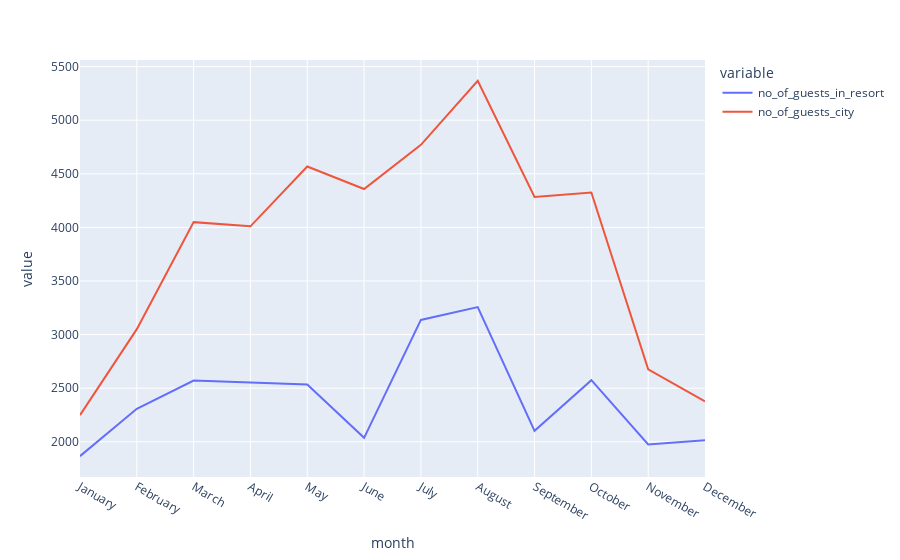

The notebook cell saved with this chart:
### Code cell
px.line(data_frame=final_rush,x='month',y=['no_of_guests_in_resort', 'no_of_guests_city'])

### Figure 1 — Plotly figure (JSON) as saved in the notebook; plotly's stock layout.template omitted (floating-point values rounded to 4 significant figures)
{"data": [{"hovertemplate": "variable=no_of_guests_in_resort<br>month=%{x}<br>value=%{y}<extra></extra>", "legendgroup": "no_of_guests_in_resort", "line": {"color": "#636efa", "dash": "solid"}, "marker": {"symbol": "circle"}, "mode": "lines", "name": "no_of_guests_in_resort", "orientation": "v", "showlegend": true, "type": "scatter", "x": ["January", "February", "March", "April", "May", "June", "July", "August", "September", "October", "November", "December"], "xaxis": "x", "y": [1866, 2308, 2571, 2550, 2535, 2037, 3137, 3257, 2102, 2575, 1975, 2014], "yaxis": "y"}, {"hovertemplate": "variable=no_of_guests_city<br>month=%{x}<br>value=%{y}<extra></extra>", "legendgroup": "no_of_guests_city", "line": {"color": "#EF553B", "dash": "solid"}, "marker": {"symbol": "circle"}, "mode": "lines", "name": "no_of_guests_city", "orientation": "v", "showlegend": true, "type": "scatter", "x": ["January", "February", "March", "April", "May", "June", "July", "August", "September", "October", "November", "December"], "xaxis": "x", "y": [2249, 3051, 4049, 4010, 4568, 4358, 4770, 5367, 4283, 4326, 2676, 2377], "yaxis": "y"}], "layout": {"autosize": true, "legend": {"title": {"text": "variable"}, "tracegroupgap": 0}, "margin": {"t": 60}, "xaxis": {"anchor": "y", "autorange": true, "domain": [0, 1], "range": [0, 11], "title": {"text": "month"}, "type": "category"}, "yaxis": {"anchor": "x", "autorange": true, "domain": [0, 1], "range": [1672.0, 5562.0], "title": {"text": "value"}, "type": "linear"}}}
